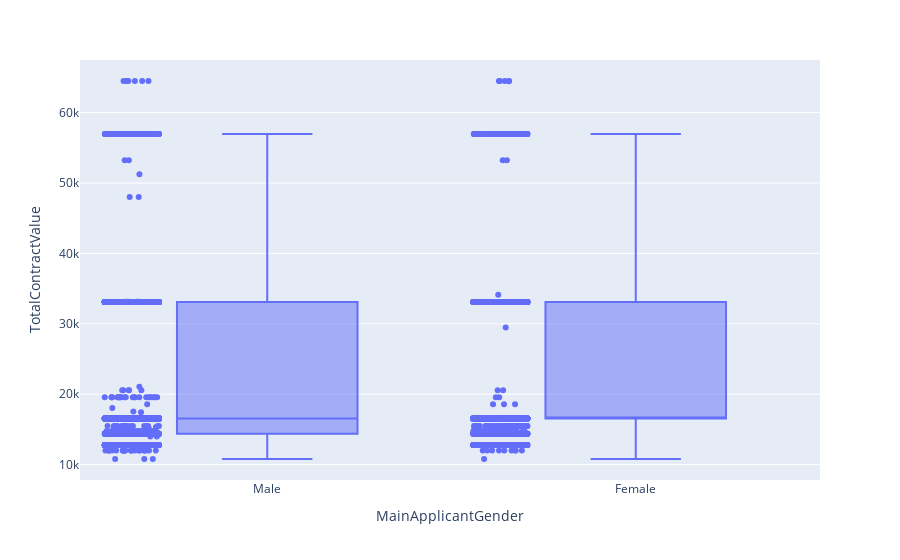

Notebook cell for this chart:
### Code cell
# Male and female contract value distribution is almost similar
px.box(train_merged, x= 'MainApplicantGender', y='TotalContractValue', points='all')

### Figure 1 — Plotly figure (JSON) as saved in the notebook; plotly's stock layout.template omitted (floating-point values rounded to 4 significant figures; data arrays with more than 128 entries replaced by an {"elided": "..."} marker saying what was removed)
{"data": [{"alignmentgroup": "True", "boxpoints": "all", "hovertemplate": "MainApplicantGender=%{x}<br>TotalContractValue=%{y}<extra></extra>", "legendgroup": "", "marker": {"color": "#636efa"}, "name": "", "notched": false, "offsetgroup": "", "orientation": "v", "showlegend": false, "type": "box", "x": {"elided": "28007 str values"}, "x0": " ", "xaxis": "x", "y": {"elided": "28007 int values"}, "y0": " ", "yaxis": "y"}], "layout": {"boxmode": "group", "legend": {"tracegroupgap": 0}, "margin": {"t": 60}, "xaxis": {"anchor": "y", "domain": [0, 1], "title": {"text": "MainApplicantGender"}}, "yaxis": {"anchor": "x", "domain": [0, 1], "title": {"text": "TotalContractValue"}}}}
